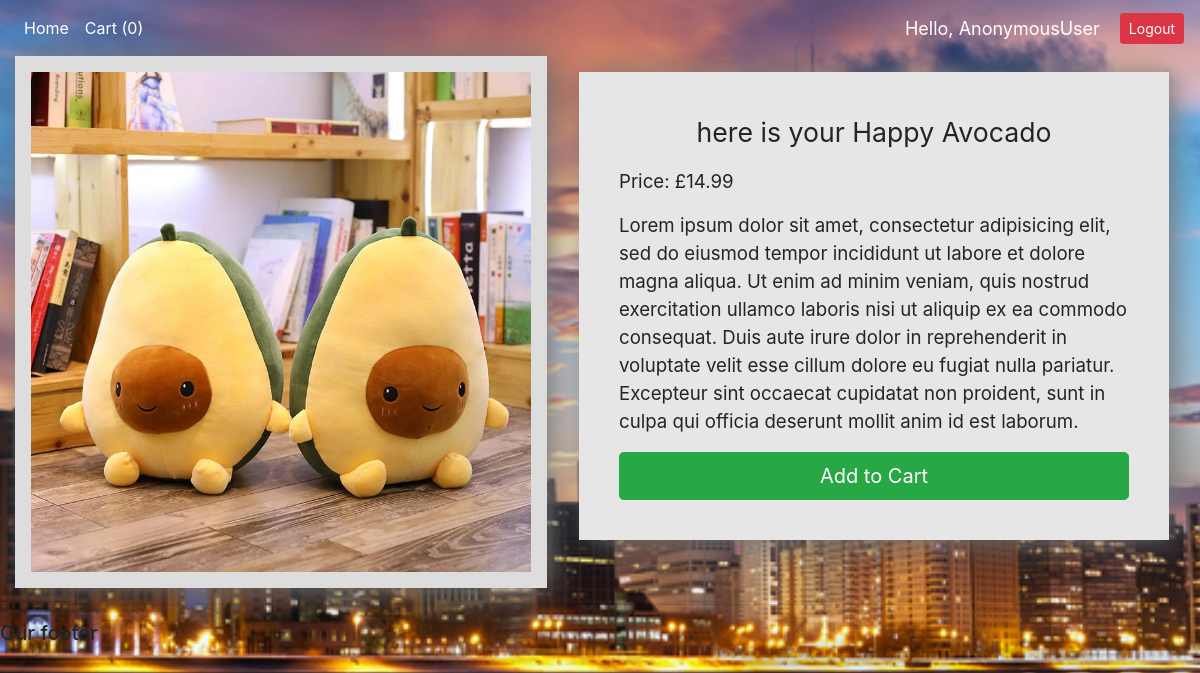
Screenshot of /products/2/ with the database file from the repository.
### ecom/models.py (models this page shows, shortened)
class Product(models.Model):
    name = models.CharField(max_length=200, null=False)
    price = models.FloatField()
    stock = models.CharField(max_length=200, default=0)
    date_created = models.DateTimeField(auto_now_add=True)
    description = models.CharField(max_length=250)
    image = models.ImageField(default='default.png', null=True, blank=True)

### ecom/views.py (the view)
# urls.py: path('products/<str:pk>/', views.product, name='product_page'),
def product(request, pk):
    cookieData = cartData(request)
    cartItems = cookieData['cartItems']
    product = Product.objects.get(id=pk)
    context = {
        'product': product,
        'cartItems': cartItems,
    }
    return render(request, 'ecom/product.html', context)

### ecom/utils.py (called while the page is built, shortened)
def cookieCart(request):
    try:
        cart = json.loads(request.COOKIES['cart'])
    except:
        cart = {}
    print('Cart', cart)
    items = []
    order = {
    'get_cart_total':0,
    'get_cart_items':0,
    }
    cartItems = order["get_cart_items"]
    for i in cart:
        cartItems += cart[i]["quantity"]
    return {
    'cartItems':cartItems,
    'order':order,
    'items':items,
    }

def cartData(request):
    if request.user.is_authenticated:
        print("x")
        cartItems = cartnumber(request)
        customer = request.user.customer
        order, created = Order.objects.get_or_create(customer=customer, complete=False)
        items = order.orderitem_set.all()
        print("in cart data")
    else:
        cookieData = cookieCart(request)
        cartItems = cookieData['cartItems']
        order = cookieData['order']
        items = cookieData['items']
    return {
    'cartItems':cartItems,
    'order':order,
    'items':items,
    }

### ecom/templates/ecom/product.html (shortened to what this page needs)
{%  extends 'ecom/main.html' %}
{% load static %}
{% block content %}
<body>
<div class="wrapper">
  <div class="product-image">
 <img style="width:500px; height:auto;" src="{{product.image.url}}"></img>
  </div>
<div class="product_info">
<div class="desc">
<p style="font-size:20pt; text-align:center;">here is your {{product.name}}</p>
<p style="font-size:14pt":>Price: £{{product.price|floatformat:2}}</p>
<p style="font-size:14pt;">Lorem ipsum dolor sit amet, consectetur adipisicing elit, sed do eiusmod tempor incididunt ut labore et dolore magna aliqua. Ut enim ad minim veniam, quis nostrud exercitation ullamco laboris nisi ut aliquip ex ea commodo consequat. Duis aute irure dolor in reprehenderit in voluptate velit esse cillum dolore eu fugiat nulla pariatur. Excepteur sint occaecat cupidatat non proident, sunt in culpa qui officia deserunt mollit anim id est laborum.</p>
<a data-product="{{product.id}}" data-action="add" class="btn btn-lg btn-success btn-block update-cart" href="{% url 'home' %}">Add to Cart</a>
</div>
</div>
</div>
</body>
{% endblock %}

### ecom/templates/ecom/main.html (style rules this page uses)
body { background: white url("images/background.jpg") no-repeat; background-size: 100%; background-attachment: fixed; }

### rows the page displays
Product: image (picture), name "Happy Avocado", price "14.99"

### other values shown
{{ cartItems }} "0"
{{ request.user }} "AnonymousUser"
